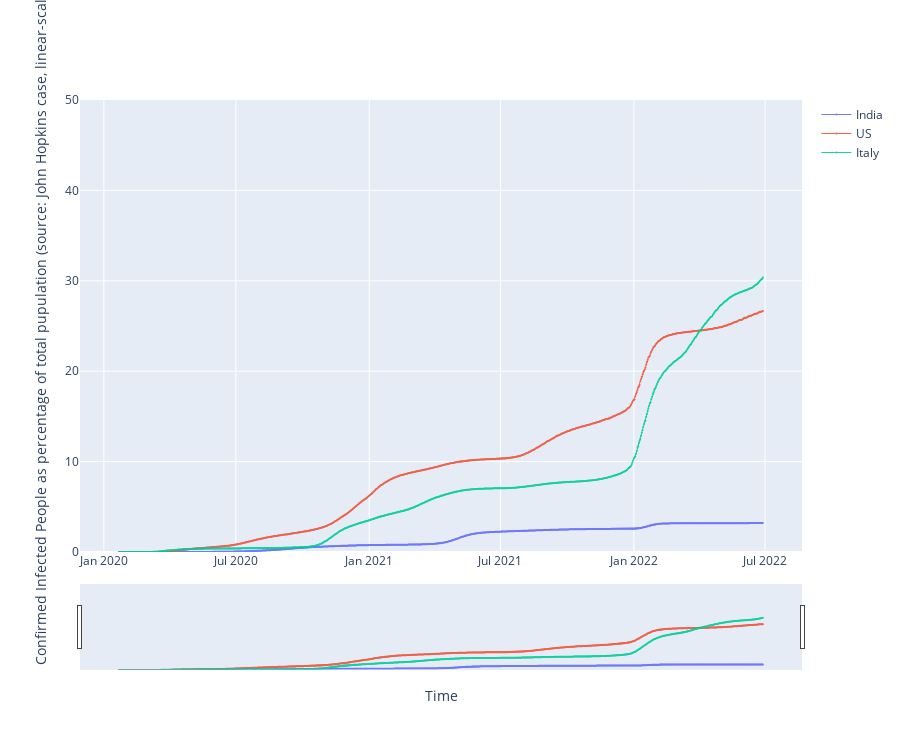

Notebook cell for this chart:
### Markdown cell above
Plotting the data calculated above

### Code cell
fig = go.Figure()

for each in country_list:
    fig.add_trace(go.Scatter(x = df_plot.date, 
                         y = df_plot[each], 
                        mode = 'markers+lines',
                        opacity = 0.9, 
                        line_width = 1,
                        marker_size = 2,
                        name = each))

fig.update_layout(width =900,
                 height = 750, 
                 xaxis_title = 'Time',
                 yaxis_title = "Confirmed Infected People as percentage of total pupulation (source: John Hopkins case, linear-scale)", 
                 )

fig.update_yaxes(type = 'linear', range = [0, 50])


# Choose the browser according to your preference

#fig.show(renderer='chrome')
#fig.show(renderer='firefox')

fig.update_layout(xaxis_rangeslider_visible = True)
fig.show()

### Figure 1 — Plotly figure (JSON) as saved in the notebook; plotly's stock layout.template omitted (floating-point values rounded to 4 significant figures; data arrays with more than 128 entries replaced by an {"elided": "..."} marker saying what was removed)
{"data": [{"line": {"width": 1}, "marker": {"size": 2}, "mode": "markers+lines", "name": "India", "opacity": 0.9, "type": "scatter", "x": {"elided": "889 str values"}, "y": {"elided": "889 float values"}}, {"line": {"width": 1}, "marker": {"size": 2}, "mode": "markers+lines", "name": "US", "opacity": 0.9, "type": "scatter", "x": {"elided": "889 str values"}, "y": {"elided": "889 float values"}}, {"line": {"width": 1}, "marker": {"size": 2}, "mode": "markers+lines", "name": "Italy", "opacity": 0.9, "type": "scatter", "x": {"elided": "889 str values"}, "y": {"elided": "889 float values"}}], "layout": {"height": 750, "width": 900, "xaxis": {"rangeslider": {"visible": true}, "title": {"text": "Time"}}, "yaxis": {"range": [0, 50], "title": {"text": "Confirmed Infected People as percentage of total pupulation (source: John Hopkins case, linear-scale)"}, "type": "linear"}}}
